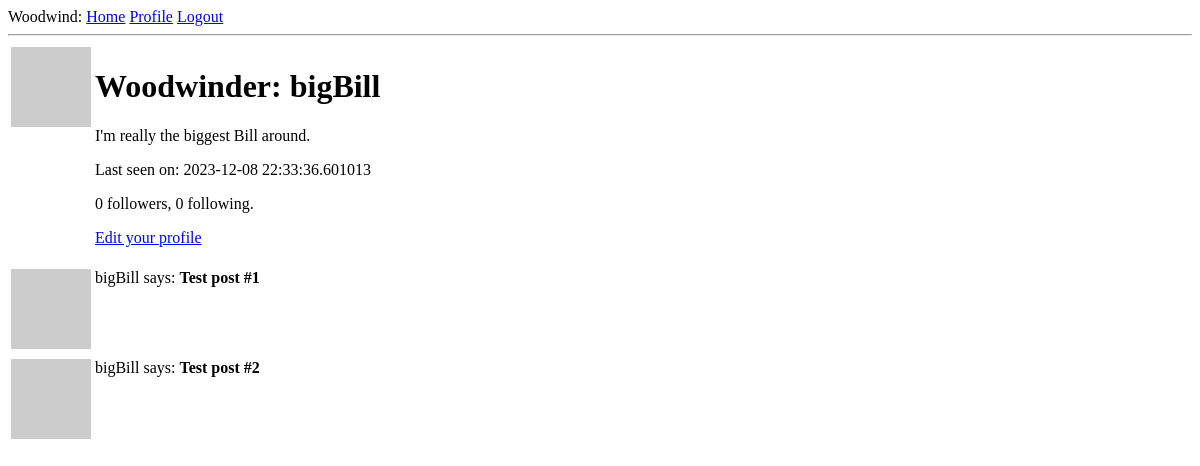
The app's page /user/bigBill (signed in), older data.
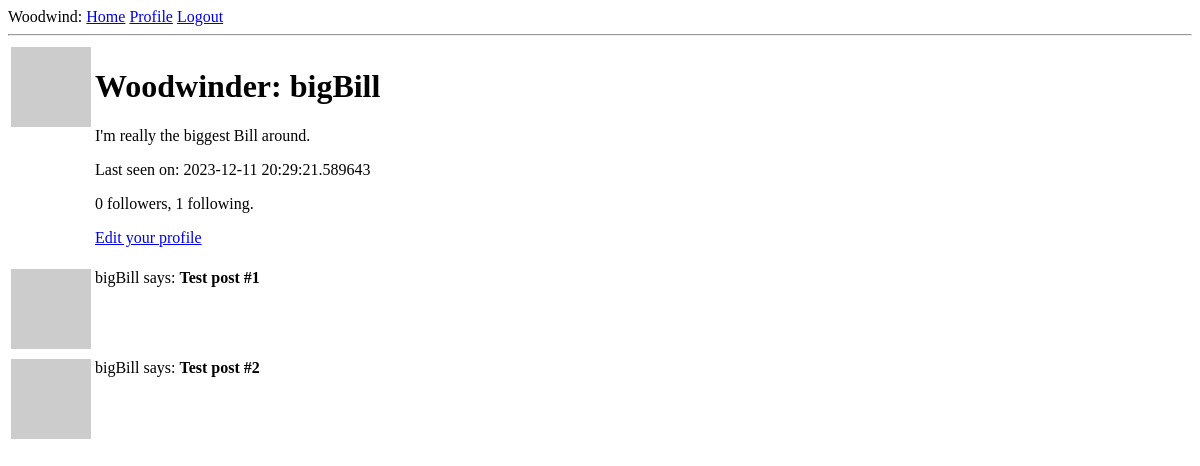
The same page, newer data.
### app/models.py (models this page shows, shortened)
class User(UserMixin, db.Model):
    id: so.Mapped[int] = so.mapped_column(primary_key=True)
    username: so.Mapped[str] = so.mapped_column(sa.String(64), index=True,
                                                unique=True)
    email: so.Mapped[str] = so.mapped_column(sa.String(120), index=True,
                                             unique=True)
    password_hash: so.Mapped[Optional[str]] = so.mapped_column(sa.String(256))
    about_me: so.Mapped[Optional[str]] = so.mapped_column(sa.String(140))
    last_seen: so.Mapped[Optional[datetime]] = so.mapped_column(
        default=lambda: datetime.now(timezone.utc))
    posts: so.WriteOnlyMapped['Post'] = so.relationship(
        back_populates='author')
    following: so.WriteOnlyMapped['User'] = so.relationship(
        secondary=followers, primaryjoin=(followers.c.follower_id == id),
        secondaryjoin=(followers.c.followed_id == id),
        back_populates='followers')
    followers: so.WriteOnlyMapped['User'] = so.relationship(
        secondary=followers, primaryjoin=(followers.c.followed_id == id),
        secondaryjoin=(followers.c.follower_id == id),
        back_populates='following')
    def avatar(self, size):
        digest = md5(self.email.lower().encode('utf-8')).hexdigest()
        return f'https://www.gravatar.com/avatar/{digest}?d=robohash&s={size}'
    def followers_count(self):
        query = sa.select(sa.func.count()).select_from(
            self.followers.select().subquery())
        return db.session.scalar(query)
    def following_count(self):
        query = sa.select(sa.func.count()).select_from(
            self.following.select().subquery())
        return db.session.scalar(query)

### app/routes.py (the view)
@app.route('/user/<username>')
@login_required
def user(username):
    user = User.query.filter_by(username=username).first_or_404()
    posts = [
        {'author': user, 'body': 'Test post #1'},
        {'author': user, 'body': 'Test post #2'}
    ]
    form = EmptyForm()
    return render_template('user.html', user=user, posts=posts, form=form)

### app/models.py (called while the page is built)
@login.user_loader
def load_user(id):
    return db.session.get(User, int(id))

### app/routes.py (called while the page is built)
@app.before_request
def before_request():
    if current_user.is_authenticated:
        current_user.last_seen = datetime.utcnow()
        db.session.commit()

### app/templates/user.html (shortened to what this page needs)
{%  extends "base.html" %}
{%  block content %}
    <table>
        <tr valign="top">
            <td><img src="{{ user.avatar(128) }}"/></td>
            <td>
                <h1>Woodwinder: {{ user.username }}</h1>
                {%  if user.about_me %}<p>{{ user.about_me }}</p>{% endif %}
                {%  if user.last_seen %}<p>Last seen on: {{ user.last_seen }}</p>{% endif %}
                    <p>{{ user.followers_count() }} followers, {{ user.following_count() }} following.</p>
                {% if user == current_user %}
                    <p><a href="{{ url_for('edit_profile') }}">Edit your profile</a></p>
                {% endif %}
            </td>
        </tr>
    </table>
    {%  for post in posts %}
        {% include "_post.html" %}
    {% endfor %}
{% endblock %}

### app/templates/base.html (shortened to what this page needs)
<!DOCTYPE html>
<html lang="en">
    <head>
    </head>
    <body>
    	<div>Woodwind:
			<a href="{{ url_for('index') }}">Home</a>
			{% if current_user.is_anonymous %}
			<a href="{{ url_for('login') }}">Login</a>
			{% else %}
            <a href="{{ url_for('user', username=current_user.username) }}">Profile</a>
			<a href="{{ url_for('logout') }}">Logout</a>
			{% endif %}
		</div>
		<hr>
		{% block content %}{% endblock %}
    </body>
</html>

### app/templates/_post.html
    <table>
        <tr valign="top">
            <td><img src="{{ user.avatar(36) }}"/></td>
            <td>{{ post.author.username }} says: <b>{{ post.body }}</b></td>
        </tr>
    </table>

Row changes from the older to the newer data that the page shows:
changed User "bigBill": last_seen "2023-12-08 22:33:36.601013" → "2023-12-11 20:29:21.589643"
Text that changed along with them:
{{ user.following_count() }}: "0" → "1"
